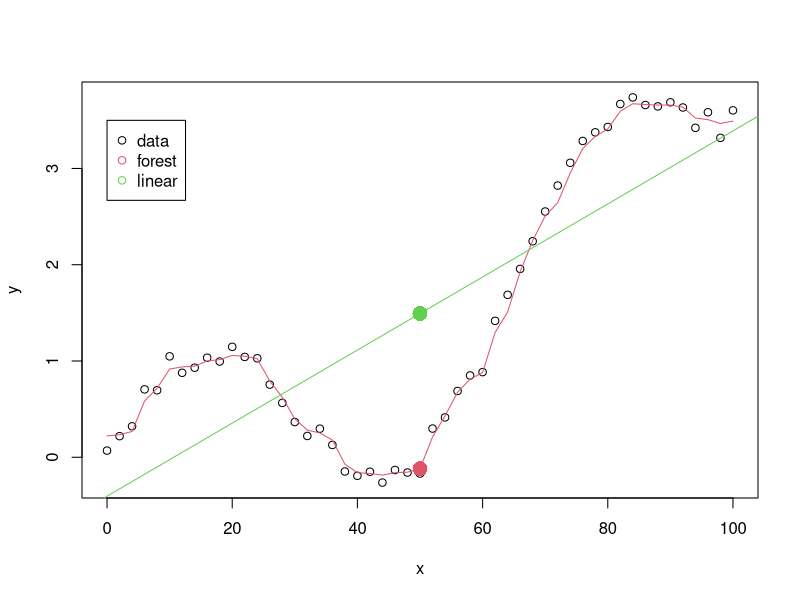

Source code (R):
## 5 Nonlinear regression with random forest

# load the random forest package
library(randomForest)

# create a dataset
# here y is some nonlinear function of x 
x <- seq(0, 100, 2.0)
y <- sin(x/10) + (x/50)^2 + rnorm(length(x))*0.1
train_data <- data.frame(x, y)

# fit linear model
lin <- lm(y~., data=train_data)

# fit random forest
rf <- randomForest(y ~ ., train_data)
rf_train_fit <- predict(rf, train_data)

# plot
plot(x, y, col=1)
lines(x, rf_train_fit, type='l', col=2)
abline(lin, col=3)
legend(x=0, y=3.5, legend=c('data', 'forest', 'linear'), col=c(1, 2, 3), pch=1)

# make a prediction
x_test <- data.frame(x=50)

# linear model
# y = slope x + intercept
# lm_prediction <- lin$coefficients[[2]]*test_point+lin$coefficients[[1]]
lm_predicted <- predict(lin, x_test) 

# random forest
rf_predicted <- predict(rf, x_test) 

# plot single predictions
points(x_test[[1]], rf_predicted[[1]], pch=16, col=2, cex=2)
points(x_test[[1]], lm_predicted[[1]], pch=16, col=3, cex=2)


